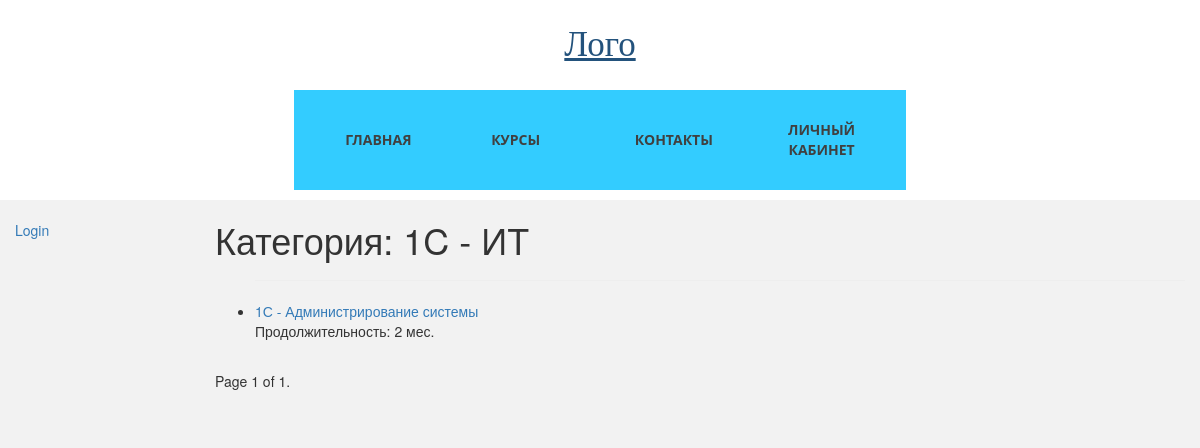
The page /main/courses/it on the database as committed earlier.
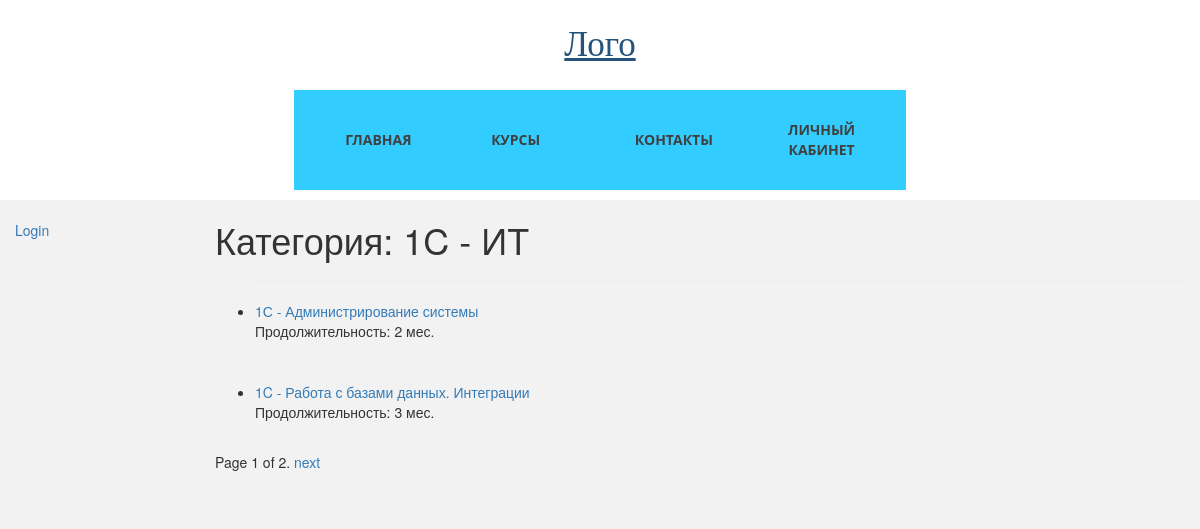
The same page on the database as committed later.
### students_app/models.py (models this page shows, shortened)
class Course(models.Model):
    name = models.CharField(max_length=200)
    category = models.ForeignKey(Category, on_delete=models.SET_NULL, null=True)
    summary = models.TextField(max_length=1000, help_text="Краткое описание курса")
    lasting = models.IntegerField(
        default=1, help_text="Продолжительность курса, в месяцах"
    )
    is_selected = models.BooleanField(default=False)
    cost = models.DecimalField(
        max_digits=8, decimal_places=2, help_text="Стоимость в месяц, азн"
    )
    added = models.DateField(auto_now_add=True)
    rating = models.DecimalField(max_digits=3, decimal_places=2, blank=True, null=True)
    is_deleted = models.BooleanField(default=False)
    deleted = models.DateField(auto_now=True)
    views_num = models.IntegerField(default=0)
    class Meta:
        ordering = ["-name"]
    def get_absolute_url(self):
        return reverse("course-detail", args=[str(self.id)])

### students_app/views.py (the view)
# urls.py: path("courses/<slug:flag>", views.courses, name="courses"),
def courses(request, flag):
    category = Category.objects.filter(flag=flag).first()
    course_list = Course.objects.filter(category=category, is_deleted=False)
    paginator = Paginator(course_list, 2)  # Show 2 contacts per page.
    page_number = request.GET.get("page")
    page_obj = paginator.get_page(page_number)
    return render(
        request,
        "students_app/courses_list.html",
        context={
            "category": category,
            "page_obj": page_obj,
        },
    )

### students_app/templates/students_app/courses_list.html (shortened to what this page needs)
{% extends "base.html" %}
{% block content %}
<h1>Категория: {{ category.name }}</h1>
{% if page_obj %}
<ul>
    {% for course in page_obj %}
    <hr>
    <li>
        <a href="{{ course.get_absolute_url }}">{{ course.name }}</a><br>Продолжительность: {{course.lasting }} мес.
    </li>
    {% endfor %}
</ul>
{% else %}
<p>Курсы выбранной категории пока не доступны. Мы работаем над тем, чтобы они появились в нашей программе обучения как
    можно скорее.</p>
{% endif %}
{% endblock %}
{% block pagination %}
<div class="pagination">
    <span class="page-links">
        <span class="page-current">
            Page {{ page_obj.number }} of {{ page_obj.paginator.num_pages }}.
        </span>
        {% if page_obj.has_next %}
        <a href="{{ request.path }}?page={{ page_obj.next_page_number }}">next</a>
        {% endif %}
    </span>
</div>
{% endblock %}

Rows that differ between the two databases and show on the page:
added Course: name "1C - Работа с базами данных. Интеграции", lasting "3"
Other text that changed with them:
{{ page_obj.paginator.num_pages }}: "1" → "2"
text now shown: "next"
